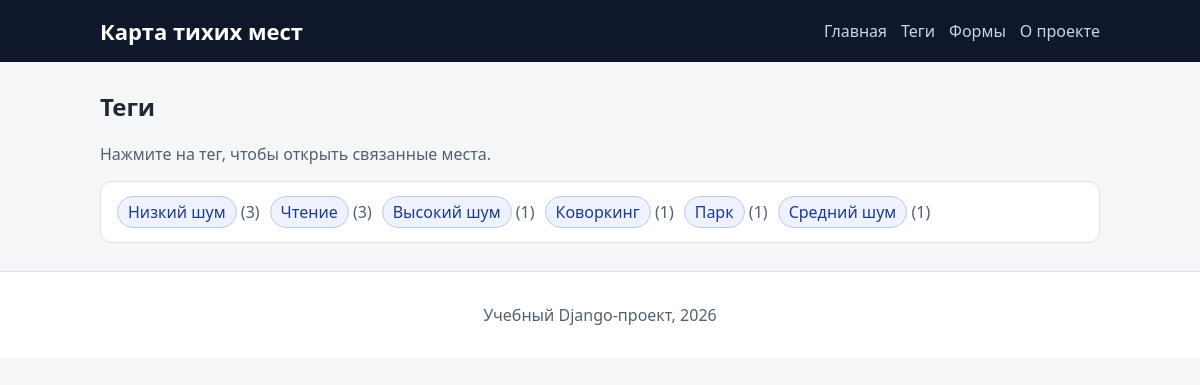
The app's page /tags/ with its own data.
### spots/models.py (models this page shows, shortened)
class Tag(models.Model):
    name = models.CharField(max_length=80, db_index=True, verbose_name="Тег")
    slug = models.SlugField(max_length=120, unique=True, db_index=True)
    class Meta:
        verbose_name = "Тег"
        verbose_name_plural = "Теги"
        ordering = ["name"]
    def get_absolute_url(self):
        return reverse("tag", kwargs={"tag_slug": self.slug})

### spots/views.py (the view)
# urls.py: path("tags/", views.tags_index, name="tags_index"),
def tags_index(request):
    tags = Tag.objects.annotate(total=Count("spots")).filter(total__gt=0).order_by("-total", "name")
    data = build_base_context("Теги")
    data["tags"] = tags
    return render(request, "spots/tags_index.html", data)

### spots/data.py (called while the page is built)
def build_base_context(title: str) -> dict:
    return {
        "title": title,
        "menu": MENU,
        "current_year": get_current_year(),
    }

def get_current_year() -> int:
    return datetime.now().year

### spots/templates/spots/tags_index.html
{% extends "spots/base.html" %}
{% block content %}
    <h2>{{ title }}</h2>
    <p class="muted">Нажмите на тег, чтобы открыть связанные места.</p>
    <section class="recent">
        <ul class="tag-cloud">
            {% for tag in tags %}
                <li>
                    <a class="tag-chip" href="{{ tag.get_absolute_url }}">{{ tag.name }}</a>
                    <span class="muted">({{ tag.total }})</span>
                </li>
            {% empty %}
                <li class="muted">Пока нет тегов с привязанными местами.</li>
            {% endfor %}
        </ul>
    </section>
{% endblock %}

### spots/static/spots/css/style.css (style rules this page uses)
* { box-sizing: border-box; }
body { margin: 0; font-family: "Segoe UI", Tahoma, sans-serif; background: #f4f6f8; color: #1f2933; }
a { color: #1e40af; text-decoration: none; }
.recent { background: #ffffff; border: 1px solid #d9e2ec; border-radius: 12px; padding: 14px 16px; margin-bottom: 14px; }
.muted { color: #52606d; }
.tag-cloud { list-style: none; margin: 0; padding: 0; display: flex; flex-wrap: wrap; gap: 8px 10px; }
.tag-chip { display: inline-block; border: 1px solid #bcccdc; border-radius: 999px; padding: 4px 10px; color: #1e3a8a; background: #eef2ff; }

### records on screen
Tag: name "Низкий шум", total "3"
Tag: name "Чтение", total "3"
Tag: name "Высокий шум", total "1"
Tag: name "Коворкинг", total "1"
Tag: name "Парк", total "1"
Tag: name "Средний шум", total "1"

### other values on screen
{{ item.title }} "Главная" "Теги" "Формы" "О проекте"
{{ title }} "Теги"
{{ current_year }} "2026"
